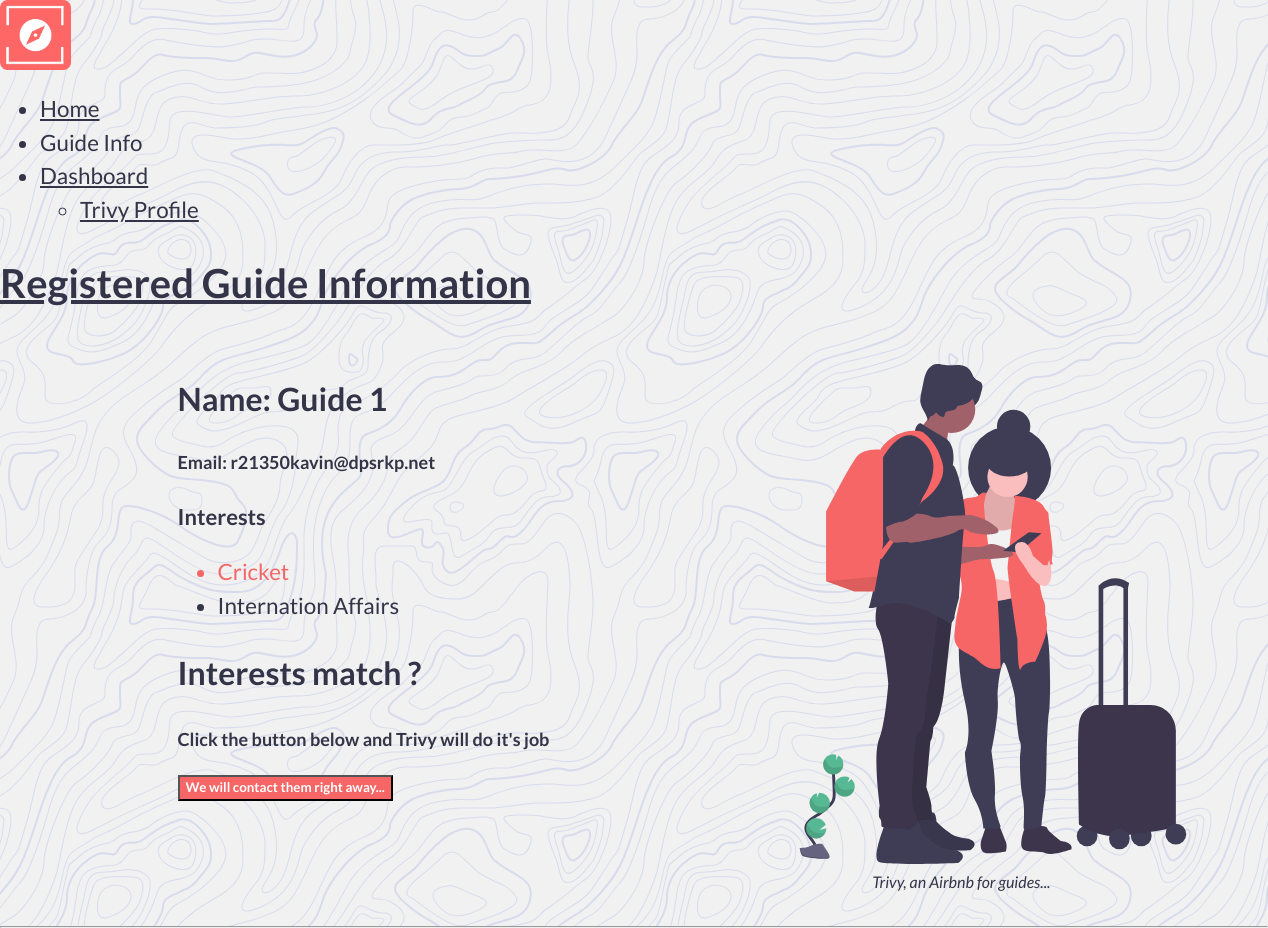
The app's page /guide-detail/2/ (signed in) with its own data.
### core/models.py (models this page shows, shortened)
class CustomUser(models.Model):
    user = models.OneToOneField(User, on_delete=models.CASCADE)
    isGuide = models.BooleanField(default=False)
    place_of_stay = models.ForeignKey(Places, on_delete=models.CASCADE, related_name="guide_play_of_stay", null=True)
    searching_for = models.ForeignKey('self', on_delete=models.SET_NULL, null=True)
    interestCount = models.IntegerField(default=0)
    general_price = models.FloatField(null=True)
    places_of_interest = models.ManyToManyField(Places, related_name='user_places_of_interest')
    interests = models.ManyToManyField(InterestsActivities, related_name='InterestsActivities')

class InterestsActivities(models.Model):
    name = models.CharField(max_length=100)

### core/views.py (the view, shortened to what this page needs)
# urls.py: path('guide-detail/<int:guide_id>/', views.guide_detail, name='guide-detail'),
@login_required(login_url='/login/')
def guide_detail(request, guide_id):
    if request.method == "GET":
        guide = CustomUser.objects.get(id=guide_id)
        meUser = CustomUser.objects.get(user=request.user)
        context  = {
            'guide':guide,
            'meUser':meUser
        }
        return render(request, 'guide_detail.html', context)

### templates/guide_detail.html (shortened to what this page needs)
{% load static %}
<!DOCTYPE html>
<html lang="en">
<head>
    <link rel="stylesheet" href="{% static 'css/simple-grid.min.css' %}">
    <link rel="stylesheet" href="https://unpkg.com/mvp.css">
</head>
<body class="b">
    <header>
        <nav>
            <a href="{% url 'home' %}"><img alt="Logo" src="{% static 'images/logo.png' %}" height="70"></a>
            <ul class="int">
                <li><a href="{% url 'home' %}">Home</a></li>
                <li>Guide Info</li>
                <li><a href="{% url 'travel-dashboard' %}">Dashboard</a>
                    <ul>
                        <li><a href="{% url 'profile' %}">Trivy Profile</a></li>
                    </ul>
                </li>
            </ul>
        </nav>
        <h1><u> Registered Guide Information</u></h1>
    </header>
<main>
    <div class="container">
        <div class="row">
            <div class="col-6">
                    <article>
                        <h2>Name: {{guide.user.first_name}} {{guide.user.last_name}}</h2>
                        <h4>Email: {{guide.user.email}}</h4>
                        <aside>
                            <h3>Interests</h3>
                        </aside>
                        <ul>
                            {% for interest in guide.interests.all %}
                                {% if interest in meUser.interests.all %}
                                <li style="color: #f66666">{{interest.name}}</li>
                                {% else %}
                                <li>{{interest.name}}</li>
                                {% endif %}
                            {% endfor %}
                        </ul>
                        <h2>Interests match ?</h2>
                        <p><b>Click the button below and Trivy will do it's job</b></p>
                        <form action="{% url 'guide-detail' guide.id %}" method="POST">
                            <b>
                            <input type="submit" value="We will contact them right away...">
                            </b>
                        </form>
            </div>
            <div class="col-6">
                <figure style="text-align: right">
                    <img alt="Stock photo" src="{% static 'images/undraw_travelers_qlt1.svg' %}" width="600px" height="500px">
                    <figcaption><i>Trivy, an Airbnb for guides...</i></figcaption>
                </figure>
            </div>
                </div>
            </div>
</main>
</body>
</html>

### templates/guide_detail.html (style rules this page uses)
input[type=submit] { font-weight: 600; color: white; background-color: #f66666 }
li { font-size: 1.4rem }
.b { overflow-y: auto; background-color: #f1f1f1; }

### records on screen
CustomUser: user.first_name "Guide", user.last_name "1", user.email "r21350kavin@dpsrkp.net"
InterestsActivities: name "Cricket"
InterestsActivities: name "Internation Affairs"
